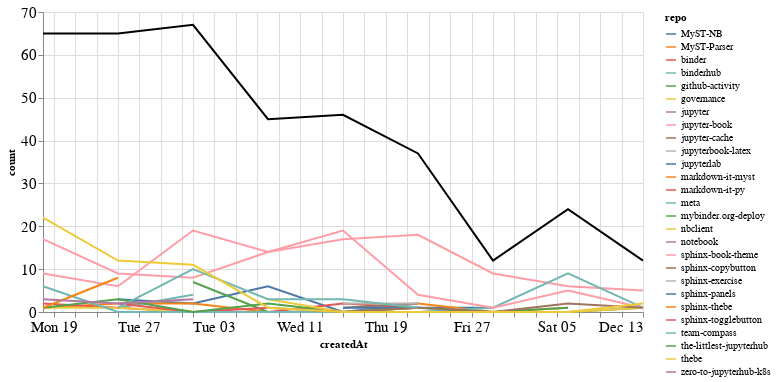

The notebook cell this image was saved under:
### Markdown cell above
### Comments

### Code cell
comments_time = comments.groupby('repo').resample('W', on='createdAt').count()['author'].reset_index()
comments_time = comments_time.rename(columns={'author': 'count'})
comments_time_total = comments_time.groupby('createdAt').agg({"count": "sum"}).reset_index()
ch1 = alt.Chart(comments_time, width=600).mark_line().encode(
    x='createdAt',
    y='count',
    color='repo',
    tooltip="repo"
)

ch2 = alt.Chart(comments_time_total, width=600).mark_line(color="black").encode(
    x='createdAt',
    y='count',
)

ch1 + ch2

### Figure 1 — Vega-Lite specification as saved in the notebook (floating-point values rounded to 4 significant figures)
{"config": {"axisLeft": {"labelFontSize": 15}, "axisBottom": {"labelFontSize": 15}}, "layer": [{"data": {"name": "data-12d6a4329dc2e6824d107658d9eb56bc"}, "mark": "line", "encoding": {"color": {"type": "nominal", "field": "repo"}, "tooltip": {"type": "nominal", "field": "repo"}, "x": {"type": "temporal", "field": "createdAt"}, "y": {"type": "quantitative", "field": "count"}}, "width": 600}, {"data": {"name": "data-a5052205d889c05f999381d68b03d438"}, "mark": {"type": "line", "color": "black"}, "encoding": {"x": {"type": "temporal", "field": "createdAt"}, "y": {"type": "quantitative", "field": "count"}}, "width": 600}], "$schema": "https://vega.github.io/schema/vega-lite/v4.8.1.json", "datasets": {"data-12d6a4329dc2e6824d107658d9eb56bc": [{"repo": "MyST-NB", "createdAt": "2020-10-25T00:00:00", "count": 3}, {"repo": "MyST-NB", "createdAt": "2020-11-01T00:00:00", "count": 2}, {"repo": "MyST-NB", "createdAt": "2020-11-08T00:00:00", "count": 6}, {"repo": "MyST-NB", "createdAt": "2020-11-15T00:00:00", "count": 0}, {"repo": "MyST-NB", "createdAt": "2020-11-22T00:00:00", "count": 2}, {"repo": "MyST-Parser", "createdAt": "2020-10-18T00:00:00", "count": 1}, {"repo": "MyST-Parser", "createdAt": "2020-10-25T00:00:00", "count": 2}, {"repo": "MyST-Parser", "createdAt": "2020-11-01T00:00:00", "count": 2}, {"repo": "MyST-Parser", "createdAt": "2020-11-08T00:00:00", "count": 0}, {"repo": "MyST-Parser", "createdAt": "2020-11-15T00:00:00", "count": 0}, {"repo": "MyST-Parser", "createdAt": "2020-11-22T00:00:00", "count": 1}, {"repo": "binder", "createdAt": "2020-10-18T00:00:00", "count": 2}, {"repo": "binder", "createdAt": "2020-10-25T00:00:00", "count": 1}, {"repo": "binder", "createdAt": "2020-11-01T00:00:00", "count": 0}, {"repo": "binder", "createdAt": "2020-11-08T00:00:00", "count": 0}, {"repo": "binder", "createdAt": "2020-11-15T00:00:00", "count": 2}, {"repo": "binder", "createdAt": "2020-11-22T00:00:00", "count": 1}, {"repo": "binderhub", "createdAt": "2020-10-25T00:00:00", "count": 1}, {"repo": "binderhub", "createdAt": "2020-11-01T00:00:00", "count": 4}, {"repo": "github-activity", "createdAt": "2020-11-01T00:00:00", "count": 7}, {"repo": "github-activity", "createdAt": "2020-11-08T00:00:00", "count": 0}, {"repo": "github-activity", "createdAt": "2020-11-15T00:00:00", "count": 0}, {"repo": "github-activity", "createdAt": "2020-11-22T00:00:00", "count": 0}, {"repo": "github-activity", "createdAt": "2020-11-29T00:00:00", "count": 0}, {"repo": "github-activity", "createdAt": "2020-12-06T00:00:00", "count": 0}, {"repo": "github-activity", "createdAt": "2020-12-13T00:00:00", "count": 1}, {"repo": "governance", "createdAt": "2020-10-18T00:00:00", "count": 1}, {"repo": "governance", "createdAt": "2020-10-25T00:00:00", "count": 1}, {"repo": "governance", "createdAt": "2020-11-01T00:00:00", "count": 0}, {"repo": "governance", "createdAt": "2020-11-08T00:00:00", "count": 0}, {"repo": "governance", "createdAt": "2020-11-15T00:00:00", "count": 0}, {"repo": "governance", "createdAt": "2020-11-22T00:00:00", "count": 1}, {"repo": "jupyter", "createdAt": "2020-11-01T00:00:00", "count": 1}, {"repo": "jupyter-book", "createdAt": "2020-10-18T00:00:00", "count": 9}, {"repo": "jupyter-book", "createdAt": "2020-10-25T00:00:00", "count": 6}, {"repo": "jupyter-book", "createdAt": "2020-11-01T00:00:00", "count": 19}, {"repo": "jupyter-book", "createdAt": "2020-11-08T00:00:00", "count": 14}, {"repo": "jupyter-book", "createdAt": "2020-11-15T00:00:00", "count": 17}, {"repo": "jupyter-book", "createdAt": "2020-11-22T00:00:00", "count": 18}, {"repo": "jupyter-book", "createdAt": "2020-11-29T00:00:00", "count": 9}, {"repo": "jupyter-book", "createdAt": "2020-12-06T00:00:00", "count": 6}, {"repo": "jupyter-book", "createdAt": "2020-12-13T00:00:00", "count": 5}, {"repo": "jupyter-cache", "createdAt": "2020-11-15T00:00:00", "count": 1}, {"repo": "jupyter-cache", "createdAt": "2020-11-22T00:00:00", "count": 2}, {"repo": "jupyterbook-latex", "createdAt": "2020-11-15T00:00:00", "count": 2}, {"repo": "jupyterbook-latex", "createdAt": "2020-11-22T00:00:00", "count": 2}, {"repo": "jupyterlab", "createdAt": "2020-11-15T00:00:00", "count": 1}, {"repo": "jupyterlab", "createdAt": "2020-11-22T00:00:00", "count": 1}, {"repo": "jupyterlab", "createdAt": "2020-11-29T00:00:00", "count": 1}, {"repo": "markdown-it-myst", "createdAt": "2020-11-22T00:00:00", "count": 2}, {"repo": "markdown-it-myst", "createdAt": "2020-11-29T00:00:00", "count": 0}, {"repo": "markdown-it-myst", "createdAt": "2020-12-06T00:00:00", "count": 1}, {"repo": "markdown-it-py", "createdAt": "2020-10-25T00:00:00", "count": 2}, {"repo": "markdown-it-py", "createdAt": "2020-11-01T00:00:00", "count": 0}, {"repo": "markdown-it-py", "createdAt": "2020-11-08T00:00:00", "count": 1}, {"repo": "meta", "createdAt": "2020-10-18T00:00:00", "count": 6}, {"repo": "meta", "createdAt": "2020-10-25T00:00:00", "count": 0}, {"repo": "meta", "createdAt": "2020-11-01T00:00:00", "count": 0}, {"repo": "meta", "createdAt": "2020-11-08T00:00:00", "count": 0}, {"repo": "meta", "createdAt": "2020-11-15T00:00:00", "count": 0}, {"repo": "meta", "createdAt": "2020-11-22T00:00:00", "count": 0}, {"repo": "meta", "createdAt": "2020-11-29T00:00:00", "count": 1}, {"repo": "meta", "createdAt": "2020-12-06T00:00:00", "count": 9}, {"repo": "meta", "createdAt": "2020-12-13T00:00:00", "count": 1}, {"repo": "mybinder.org-deploy", "createdAt": "2020-10-18T00:00:00", "count": 1}, {"repo": "mybinder.org-deploy", "createdAt": "2020-10-25T00:00:00", "count": 3}, {"repo": "mybinder.org-deploy", "createdAt": "2020-11-01T00:00:00", "count": 0}, {"repo": "mybinder.org-deploy", "createdAt": "2020-11-08T00:00:00", "count": 2}, {"repo": "mybinder.org-deploy", "createdAt": "2020-11-15T00:00:00", "count": 0}, {"repo": "mybinder.org-deploy", "createdAt": "2020-11-22T00:00:00", "count": 1}, {"repo": "mybinder.org-deploy", "createdAt": "2020-11-29T00:00:00", "count": 0}, {"repo": "mybinder.org-deploy", "createdAt": "2020-12-06T00:00:00", "count": 1}, {"repo": "nbclient", "createdAt": "2020-11-08T00:00:00", "count": 3}, {"repo": "nbclient", "createdAt": "2020-11-15T00:00:00", "count": 0}, {"repo": "nbclient", "createdAt": "2020-11-22T00:00:00", "count": 0}, {"repo": "nbclient", "createdAt": "2020-11-29T00:00:00", "count": 0}, {"repo": "nbclient", "createdAt": "2020-12-06T00:00:00", "count": 0}, {"repo": "nbclient", "createdAt": "2020-12-13T00:00:00", "count": 1}, {"repo": "notebook", "createdAt": "2020-11-15T00:00:00", "count": 1}, {"repo": "sphinx-book-theme", "createdAt": "2020-10-18T00:00:00", "count": 17}, {"repo": "sphinx-book-theme", "createdAt": "2020-10-25T00:00:00", "count": 9}, {"repo": "sphinx-book-theme", "createdAt": "2020-11-01T00:00:00", "count": 8}, {"repo": "sphinx-book-theme", "createdAt": "2020-11-08T00:00:00", "count": 14}, {"repo": "sphinx-book-theme", "createdAt": "2020-11-15T00:00:00", "count": 19}, {"repo": "sphinx-book-theme", "createdAt": "2020-11-22T00:00:00", "count": 4}, {"repo": "sphinx-book-theme", "createdAt": "2020-11-29T00:00:00", "count": 1}, {"repo": "sphinx-book-theme", "createdAt": "2020-12-06T00:00:00", "count": 5}, {"repo": "sphinx-book-theme", "createdAt": "2020-12-13T00:00:00", "count": 1}, {"repo": "sphinx-copybutton", "createdAt": "2020-11-08T00:00:00", "count": 1}, {"repo": "sphinx-copybutton", "createdAt": "2020-11-15T00:00:00", "count": 0}, {"repo": "sphinx-copybutton", "createdAt": "2020-11-22T00:00:00", "count": 1}, {"repo": "sphinx-copybutton", "createdAt": "2020-11-29T00:00:00", "count": 0}, {"repo": "sphinx-copybutton", "createdAt": "2020-12-06T00:00:00", "count": 2}, {"repo": "sphinx-copybutton", "createdAt": "2020-12-13T00:00:00", "count": 1}, {"repo": "sphinx-exercise", "createdAt": "2020-10-18T00:00:00", "count": 2}, {"repo": "sphinx-panels", "createdAt": "2020-10-25T00:00:00", "count": 2}, {"repo": "sphinx-thebe", "createdAt": "2020-10-18T00:00:00", "count": 1}, {"repo": "sphinx-thebe", "createdAt": "2020-10-25T00:00:00", "count": 8}, {"repo": "sphinx-togglebutton", "createdAt": "2020-10-25T00:00:00", "count": 11}, {"repo": "team-compass", "createdAt": "2020-10-25T00:00:00", "count": 1}, {"repo": "team-compass", "createdAt": "2020-11-01T00:00:00", "count": 10}, {"repo": "team-compass", "createdAt": "2020-11-08T00:00:00", "count": 3}, {"repo": "team-compass", "createdAt": "2020-11-15T00:00:00", "count": 3}, {"repo": "team-compass", "createdAt": "2020-11-22T00:00:00", "count": 1}, {"repo": "the-littlest-jupyterhub", "createdAt": "2020-10-25T00:00:00", "count": 1}, {"repo": "thebe", "createdAt": "2020-10-18T00:00:00", "count": 22}, {"repo": "thebe", "createdAt": "2020-10-25T00:00:00", "count": 12}, {"repo": "thebe", "createdAt": "2020-11-01T00:00:00", "count": 11}, {"repo": "thebe", "createdAt": "2020-11-08T00:00:00", "count": 1}, {"repo": "thebe", "createdAt": "2020-11-15T00:00:00", "count": 0}, {"repo": "thebe", "createdAt": "2020-11-22T00:00:00", "count": 0}, {"repo": "thebe", "createdAt": "2020-11-29T00:00:00", "count": 0}, {"repo": "thebe", "createdAt": "2020-12-06T00:00:00", "count": 0}, {"repo": "thebe", "createdAt": "2020-12-13T00:00:00", "count": 2}, {"repo": "zero-to-jupyterhub-k8s", "createdAt": "2020-10-18T00:00:00", "count": 3}, {"repo": "zero-to-jupyterhub-k8s", "createdAt": "2020-10-25T00:00:00", "count": 2}, {"repo": "zero-to-jupyterhub-k8s", "createdAt": "2020-11-01T00:00:00", "count": 3}], "data-a5052205d889c05f999381d68b03d438": [{"createdAt": "2020-10-18T00:00:00", "count": 65}, {"createdAt": "2020-10-25T00:00:00", "count": 65}, {"createdAt": "2020-11-01T00:00:00", "count": 67}, {"createdAt": "2020-11-08T00:00:00", "count": 45}, {"createdAt": "2020-11-15T00:00:00", "count": 46}, {"createdAt": "2020-11-22T00:00:00", "count": 37}, {"createdAt": "2020-11-29T00:00:00", "count": 12}, {"createdAt": "2020-12-06T00:00:00", "count": 24}, {"createdAt": "2020-12-13T00:00:00", "count": 12}]}}
